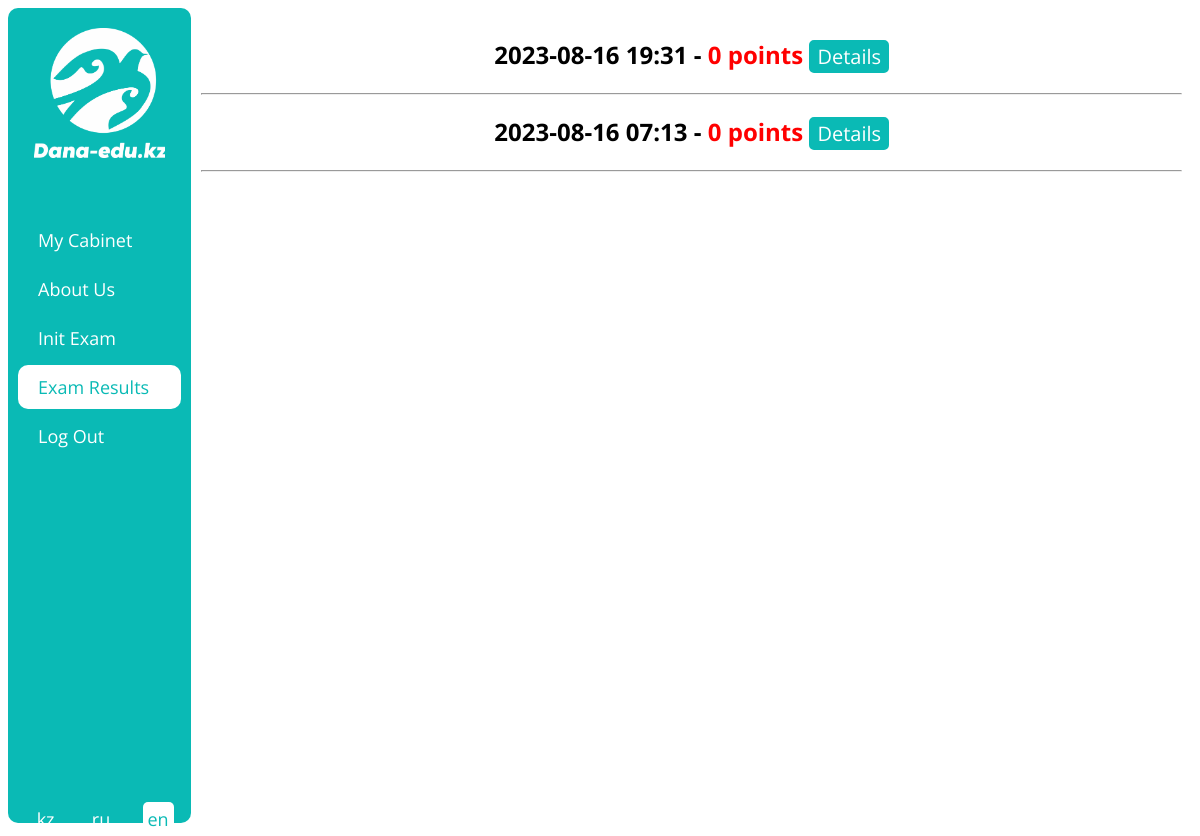
The page /en/exam_results (signed in) on the database as committed earlier.
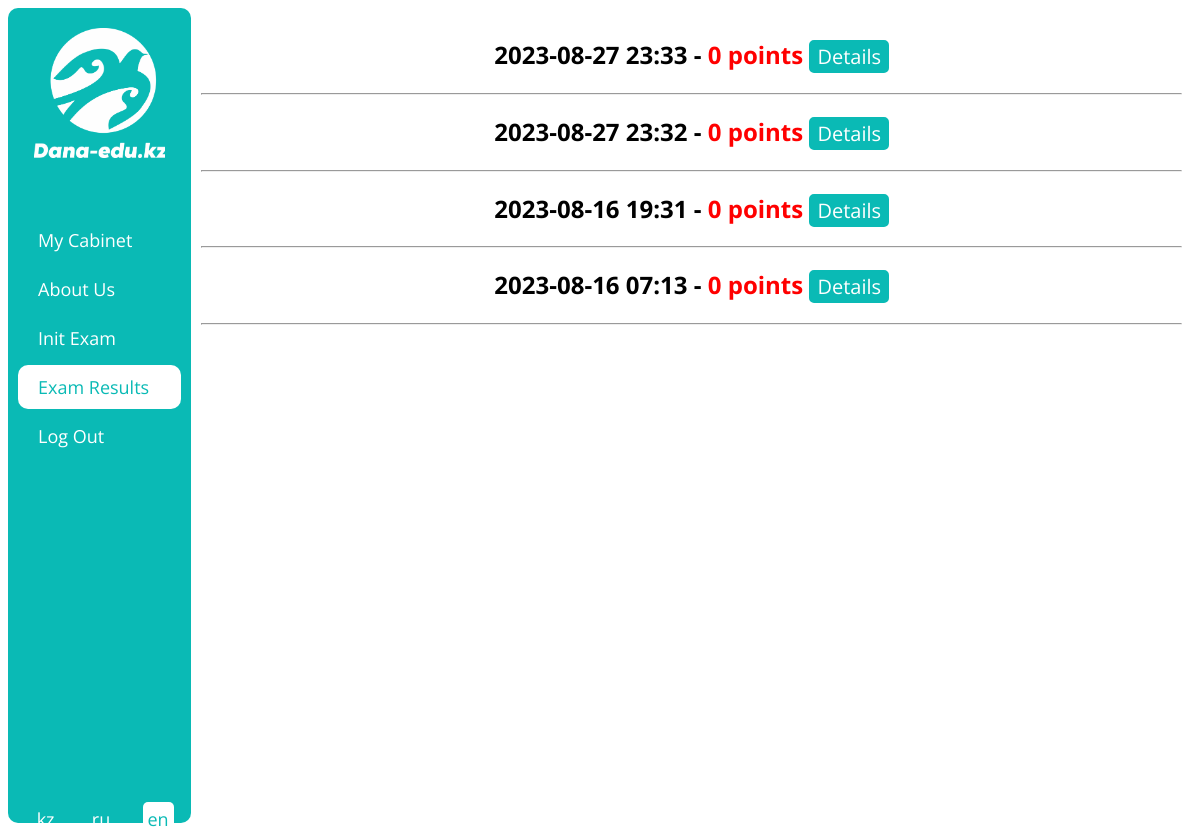
The same page on the database as committed later.
### examapp/models.py (models this page shows, shortened)
class Result(models.Model):
    user = models.ForeignKey('CustomUser', on_delete=models.CASCADE)
    variant = models.ForeignKey('Variant', on_delete=models.CASCADE)
    subjects = models.ManyToManyField('Subject')
    starts_at = models.DateTimeField(auto_now=True)
    ends_at = models.DateTimeField(null=True, blank=True)
    points = models.PositiveSmallIntegerField(default=0)
    questions = models.ManyToManyField('Question', blank=True)
    answers = models.ManyToManyField('PupilAnswer', blank=True)
    is_violated = models.BooleanField(default=False)

### examapp/views.py (the view)
# urls.py: path('exam_results', examResultsView, name='exam_results_url'),
@login_required(login_url='login_url')
def examResultsView(request):
    results = Result.objects.filter(user=request.user).order_by('-starts_at')
    context = {'results': results,
               'urls': getUserUrls(request.user)}
    return render(request, 'exam_results_page.html', context)

### examapp/functions.py (called while the page is built)
def getUserUrls(user) -> []:
    urls = [
        {'text': _('My Cabinet'), 'url': 'cabinet_url'},
        {'text': _('About Us'), 'url': 'about_us_url'}
    ]
    if user.type == 'PU':
        urls.append({'text': _('Init Exam'), 'url': 'exam_init_url'})
        urls.append({'text': _('Exam Results'), 'url': 'exam_results_url'})
    if user.type == 'MO':
        urls.append({'text': _('Get Stats'), 'url': 'get_stats_url'})
        urls.append({'text': _('Add Question'), 'url': 'add_questions_init_url'})
        urls.append({'text': _('Questions Update'), 'url': 'questions_update_url'})
        urls.append({'text': _('Set Exam For Groups'), 'url': 'set_exam_for_groups_url'})
    urls.append({'text': _('Log Out'), 'url': 'logout_url'})
    return urls

### templates/exam_results_page.html
{% extends 'base.html' %}
{% load i18n %}
{% block content %}
    {% for result in results %}
        {% if result.is_violated %}
        <h2>
            {{ result.starts_at|date:'Y-m-d H:i' }} - <span style="color: red;">{{ result.points }} {% trans 'points' %}</span>
            <button class="btn" onclick="location.href='{% url 'exam_result_url' result.id %}'">{% trans 'Check' %}</button>
        </h2>
        {% else %}
        <h2>
            {{ result.starts_at|date:'Y-m-d H:i' }} - <span>{{ result.points }} {% trans 'points' %}</span>
            <button class="btn" onclick="location.href='{% url 'exam_result_url' result.id %}'">{% trans 'Check' %}</button>
        </h2>
        {% endif %}
        <hr>
    {% endfor %}
{% endblock content %}

Rows that differ between the two databases and show on the page:
added Result: starts_at "2023-08-27 23:33", points "0"
added Result: starts_at "2023-08-27 23:32", points "0"
